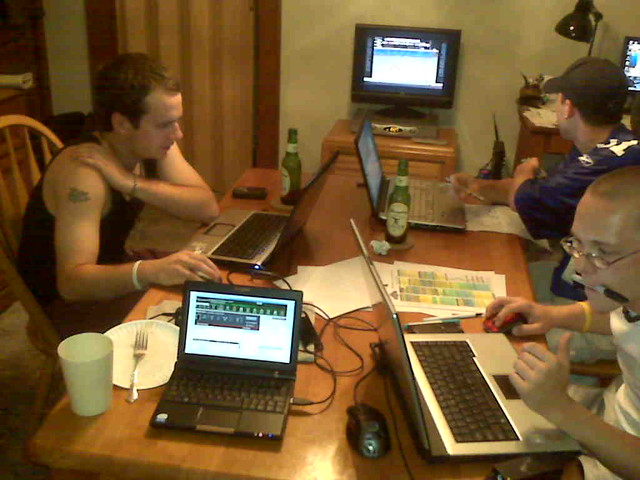
#> input picture Images/Table_with_objects.jpg, 640 x 480 px
$ python Image_Patching.py
#> lines starting #> are read from the running program, lines starting #| are printed output that depends on the picture

import cv2
import numpy as np

# Bild laden
image = cv2.imread('Images/Table_with_objects.jpg')
#> image is the input picture: shape (480, 640, 3); mean B, G, R 48.6, 87.4, 116.5

# Höhe und Breite des Bildes ermitteln
height, width = image.shape[:2]
#> height = 480; width = 640

# Bild in vier Teile zerlegen
subimage1 = image[:height//2, :width//2]
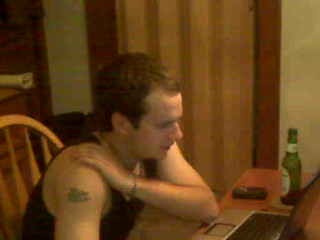
#> subimage1: shape (240, 320, 3); mean B, G, R 24, 63.9, 99.2
subimage2 = image[:height//2, width//2:]
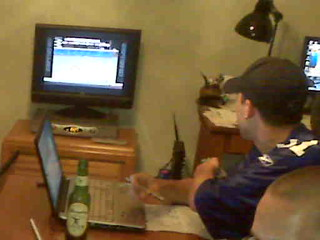
#> subimage2: shape (240, 320, 3); mean B, G, R 57.7, 91.6, 114
subimage3 = image[height//2:, :width//2]
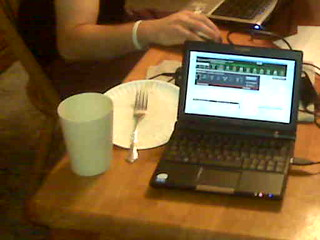
#> subimage3: shape (240, 320, 3); mean B, G, R 53.7, 92.4, 118.5
subimage4 = image[height//2:, width//2:]
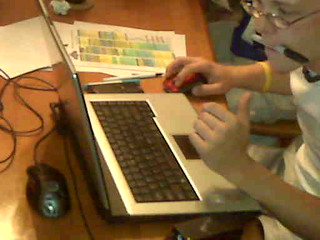
#> subimage4: shape (240, 320, 3); mean B, G, R 58.8, 101.9, 134.2

# Unterbilder speichern
cv2.imwrite('Images/Image_Patching/subimage1.jpg', subimage1)
cv2.imwrite('Images/Image_Patching/subimage2.jpg', subimage2)
cv2.imwrite('Images/Image_Patching/subimage3.jpg', subimage3)
cv2.imwrite('Images/Image_Patching/subimage4.jpg', subimage4)
